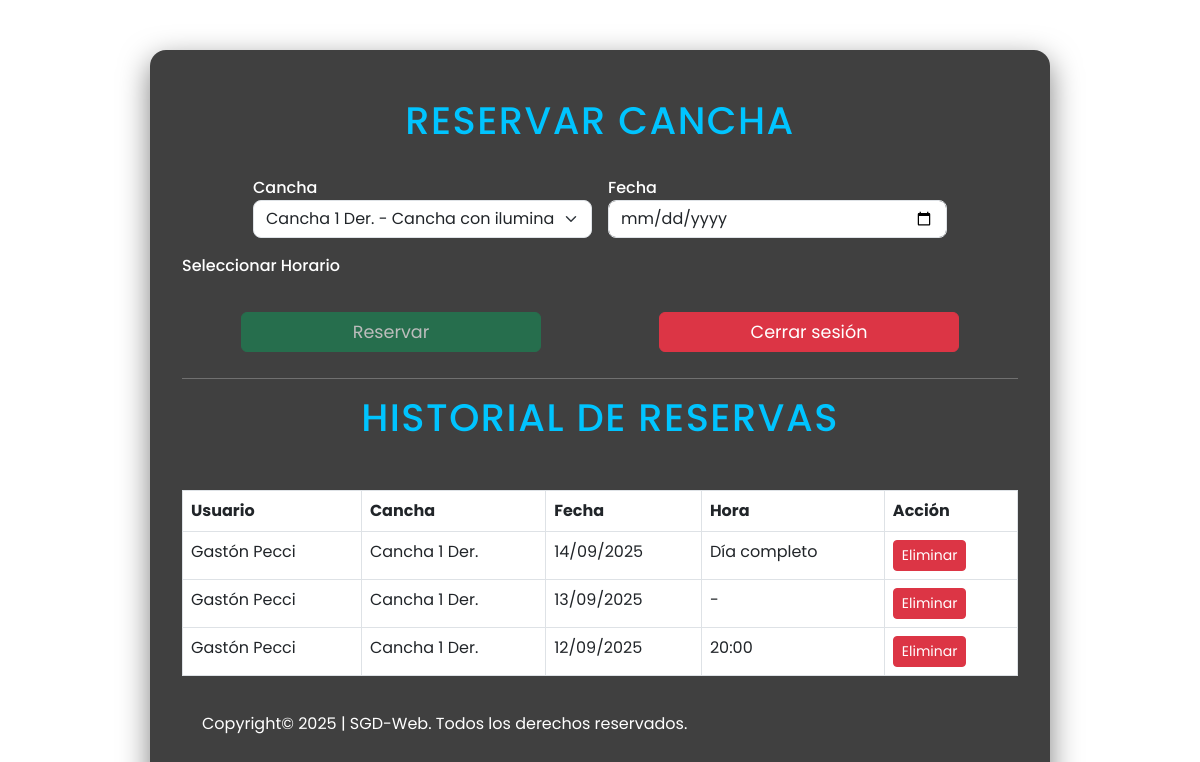
/reservas (signed in), run on the app's committed database.
### app/models.py (models this page shows)
class User(db.Model):
    id = db.Column(db.Integer, primary_key=True)
    nombre = db.Column(db.String(100))
    apellido = db.Column(db.String(100))
    email = db.Column(db.String(120), unique=True)
    password = db.Column(db.String(200))
    telefono = db.Column(db.String(20))
    is_admin = db.Column(db.Boolean, default=False)
    confirmado = db.Column(db.Boolean, default=False)
    bloqueado = db.Column(db.Boolean, default=False, nullable=False)
    is_staff = db.Column(db.Boolean, default=False)

class Cancha(db.Model):
    id = db.Column(db.Integer, primary_key=True)
    nombre = db.Column(db.String(100), nullable=False)
    detalle = db.Column(db.String(200), nullable=True)

class Reserva(db.Model):
    id = db.Column(db.Integer, primary_key=True)
    user_id = db.Column(db.Integer, db.ForeignKey('user.id'), nullable=False)
    cancha_id = db.Column(db.Integer, db.ForeignKey('cancha.id'), nullable=False)
    fecha = db.Column(db.Date, nullable=False)
    hora = db.Column(db.String(5), nullable=False)
    user = db.relationship('User', backref='reservas')
    cancha = db.relationship('Cancha', backref='reservas')

### app/routes.py (the view, shortened to what this page needs)
@main.route('/reservas', methods=['GET', 'POST'])
def reservas():
    if 'user_id' not in session:
        return redirect(url_for('main.login'))
    user = User.query.get(session['user_id'])
    canchas = Cancha.query.all()
    reservas_usuario_raw = Reserva.query.filter_by(user_id=user.id).order_by(Reserva.fecha.desc()).all()
    reservas_usuario = agrupar_reservas(reservas_usuario_raw)
    return render_template('reservas.html', user=user, canchas=canchas, reservas=reservas_usuario)

### app/templates/reservas.html (shortened to what this page needs)
<!DOCTYPE html>
<html lang="es">
<head>
    <link href="https://cdn.jsdelivr.net/npm/bootstrap@5.3.0/dist/css/bootstrap.min.css" rel="stylesheet">
</head>
<body>
    <div class="container bg-overlay">
        <h2 class="text-center">Reservar Cancha</h2>
        <form method="POST" class="row g-3 justify-content-center">
            <div class="col-md-5">
                <label for="cancha_id">Cancha</label>
                <select name="cancha_id" id="cancha_id" class="form-select" onchange="actualizarHoras()" required>
                    {% for cancha in canchas %}
                        <option value="{{ cancha.id }}">{{ cancha.nombre }} - {{ cancha.detalle }}</option>
                    {% endfor %}
                </select>
            </div>
            <div class="col-md-5">
                <label for="fecha">Fecha</label>
                <input type="date" name="fecha" id="fecha" class="form-control" onchange="actualizarHoras()" required>
            </div>
            <div class="col-12">
                <label>Seleccionar Horario</label>
            </div>
            <div class="col-12 d-flex flex-wrap justify-content-center">
                <button class="btn btn-success btn-custom" id="btn-reservar" disabled>Reservar</button>
                <a href="{{ url_for('main.login') }}" class="btn btn-danger btn-custom">Cerrar sesión</a>
            </div>
        </form>
        <hr class="text-white">
        <h3 class="text-center">Historial de Reservas</h3>
        <div class="table-responsive" style="max-height: 300px; overflow-y: auto;">
            <table class="table table-bordered mt-3">
                <thead>
                    <tr>
                        <th>Usuario</th>
                        <th>Cancha</th>
                        <th>Fecha</th>
                        <th>Hora</th>
                        <th>Acción</th>
                    </tr>
                </thead>
                <tbody>
                    {% for r in reservas %}
                    <tr>
                        <td>{{ r.user.nombre }} {{ r.user.apellido }}</td>
                        <td>{{ r.cancha.nombre }}</td>
                        <td>{{ r.fecha.strftime('%d/%m/%Y') }}</td>
                        <td>{{ r.horas }}</td>
                        <td>
                        <button type="button"
                                class="btn btn-danger btn-sm"
                                data-bs-toggle="modal"
                                data-bs-target="#modalEliminarReserva"
                                data-user="{{ r.user.id }}"
                                data-cancha="{{ r.cancha.id }}"
                                data-fecha="{{ r.fecha.strftime('%Y-%m-%d') }}">
                            Eliminar
                        </button>
                        </td>
                    </tr>
                    {% endfor %}
                </tbody>
            </table>
        </div>
        <div class="footer-bottom">
            <a style="color: #ffffff;text-decoration: none;" href="https://api.whatsapp.com/send?phone=5493825576888&text=Hola me gustaria obtener mas información."><p> Copyright&copy; 2025 | SGD-Web. Todos los derechos reservados.</p></a>
        </div>
    </div>
</body>
</html>

### data on the page
User: user.nombre "Gastón" "Gastón", user.apellido "Pecci" "Pecci"
Cancha: cancha.nombre "Cancha 1 Der." "Cancha 1 Der."
Reserva: fecha "14/09/2025"
Reserva: fecha "13/09/2025"
Reserva: user.nombre "Gastón", user.apellido "Pecci", cancha.nombre "Cancha 1 Der.", fecha "12/09/2025", horas "20:00"

### other printed values
{{ r.horas }} "Día completo" "-"
form field cancha_id "Cancha 1 Der. - Cancha con iluminacion."
